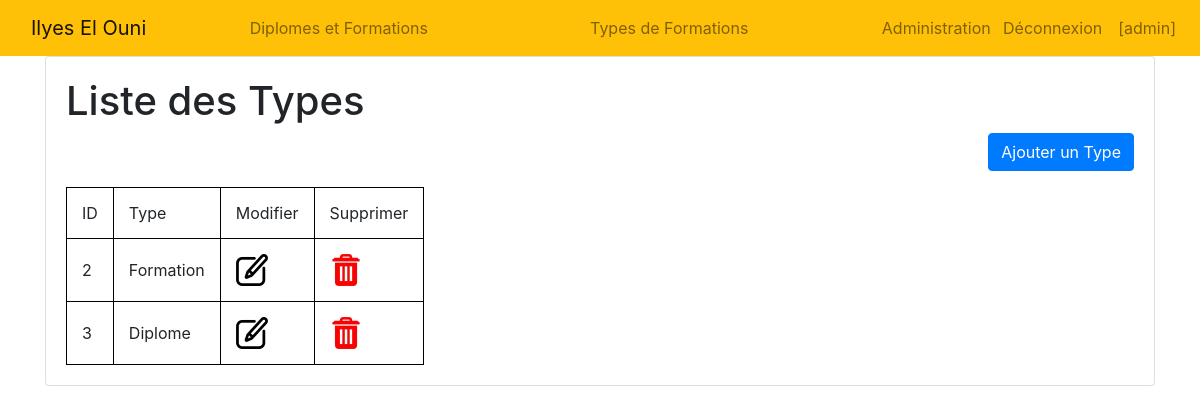
/configuration/typesFormations/ (signed in), run on the app's committed database.
### configuration/models.py (models this page shows, shortened)
class Types(models.Model):
    nom = models.CharField(max_length=100)

### configuration/views.py (the view)
# urls.py: path('typesFormations/', views.list_typesFormations, name='typesFormationsCRUD'),
def list_typesFormations(request):
   listeTypesDiplomesFormations = Types.objects.all().values()
   context = {
   'listeTypesDiplomesFormations': listeTypesDiplomesFormations,
   }
   return render(request, 'typesCRUD.html', {'data':context})

### configuration/templates/typesCRUD.html
<html>
<head>
    {% load static %}
    <link rel="stylesheet" href="{% static '../static/css/style.css' %}">
    <link rel="stylesheet" href="{% static '../static/css/bootstrap.min.css' %}">
</head>
<body>
    {% include "navbar.html" %}
    <div class="container">
        <div class="card mb-6">
            <div class="card-body">
                <h1>Liste des Types</h1>
                <p align="right">
                        <a href="addType/" class="btn btn-primary">Ajouter un Type</a>
                </p>
                <table border="1">
                    <thead>
                        <tr>
                            <td>ID</td>
                            <td>Type</td>
                            <td>Modifier</td>
                            <td>Supprimer</td>
                        </tr>
                    </thead>
                    <tbody>
                        {% for a in data.listeTypesDiplomesFormations %}
                        <tr>
                            <td>{{ a.id }}</td>
                            <td>{{ a.nom }}</td>
                            <td>
                                <a href="update_Type/{{ a.id }}">
                                    <img height="32" width="32" src="{% static 'img/edit.png' %}">
                                </a>
                            </td>
                            <td>
                                <a href="del_Type/{{ a.id }}" onclick="return confirm('Are you sure you want to delete this?')">
                                    <img height="32" width="32" src="{% static 'img/delete.jfif' %}">
                                </a>
                            </td>
                        </tr>
                        {% endfor %}
                    </tbody>
                </table>
            </div>
        </div>
    </div>

### configuration/templates/navbar.html (shortened to what this page needs)
<Navbar>
     {% if request.user.is_authenticated %}
        <nav class="navbar navbar-expand-sm navbar-light bg-warning">
    {% else %}
        <nav class="navbar navbar-expand-sm navbar-dark bg-dark">
    {% endif %}
        <a class="navbar-brand col-2" href="">Ilyes El Ouni </a>
        <div class="collapse navbar-collapse">
            <ul class="navbar-nav mr-auto">
            {% if request.user.is_authenticated %}
                <li class="nav-item col-7">
                    <a class="nav-link" href="{% url 'diplomesFormationsCRUD' %}">Diplomes et Formations</a>
                </li>
                <li class="nav-item col-6">
                    <a class="nav-link" href="{% url 'typesFormationsCRUD' %}">Types de Formations</a>
                </li>
                <li class="nav-item col-6">
                    <a class="nav-link" href="/admin">Administration</a>
                </li>
            {% endif %}
            </ul>
            <ul class="navbar-nav ml-auto">
                {% if request.user.is_authenticated %}
                <li class="nav-item">
                    <a class="nav-link" href="{% url 'disconnect' %}">Déconnexion</a>
                </li>
               <li class="nav-item">
                    <a class="nav-link" href="{% url 'diplomesFormationsCRUD' %}">[{{ request.session.username }}]</a>
                </li>
                {% else %}
                <li class="nav-item">
                    <a class="nav-link" href="{% url 'connect' %}">Configuration</a>
                </li>
                {% endif %}
            </ul>
    </nav>

### cv/static/css/style.css (style rules this page uses)
able, th, td { border: 1px solid black; border-collapse: collapse; padding: 15px; }

### data on the page
Types: id "2", nom "Formation"
Types: id "3", nom "Diplome"

### other printed values
{{ request.session.username }} "admin"
